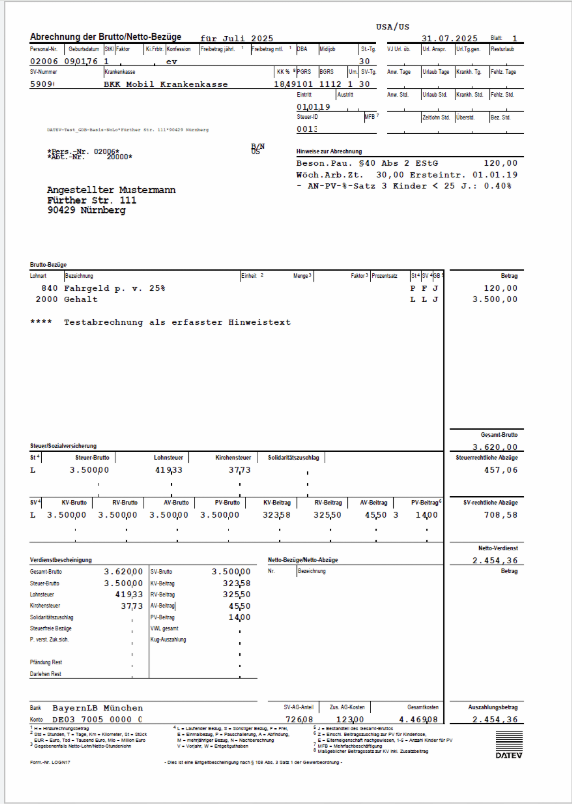
#> input picture assets/referenz-datev-mustermann.png, 572 x 807 px, found by its file name
$ python generate-blank-datev.py
#> lines starting #> are read from the running program, lines starting #| are printed output that depends on the picture
#!/usr/bin/env python3
"""
Leeres DATEV LOHN17 ohne Geistertexte.
Labels/Gitter bleiben soweit möglich; alle Beispieldaten weg.
"""
from PIL import Image, ImageDraw, ImageFilter, ImageEnhance

W_MM, H_MM = 210, 297
SRC = "assets/referenz-datev-mustermann.png"
OUT = "assets/datev-lohn17-blank.png"
SCALE = 3

CLEAR = [
    # Kopf rechts
    (168, 3.5, 40, 13),
    # Monat im Titel
    (48, 13.5, 80, 7),
    # Stammdaten-Werte Zeile 1+2 (Labels oben bleiben meist)
    (8, 21.8, 200, 6.2),
    (8, 30.8, 200, 6.2),
    # Url / Tage / Std
    (112, 21.8, 96, 24),
    # Absender + MA + Eintritt/Steuer-ID
    (8, 42, 105, 36),
    # Hinweise inkl. Wöch.Arb / Pau
    (110, 42, 96, 40),
    # Brutto-Zeilen + Testabrechnung-Hinweis (Header bleibt ~84–88)
    (8, 87, 200, 32),
    # Summen rechts Brutto/Steuer/SV/Netto
    (185, 114, 22, 40),
    # Steuer/SV Wertzellen
    (48, 122, 155, 26),
    # Verdienstbescheinigung komplett (Labels werden als Overlay neu gesetzt)
    (8, 149, 200, 94),
    # Fuß Bank / AG / Auszahlung
    (8, 242, 200, 30),
]


def box(w, h, left, top, width, height, pad=0.35):
    return (
        max(0, int((left - pad) / W_MM * w)),
        max(0, int((top - pad) / H_MM * h)),
        min(w, int((left + width + pad) / W_MM * w)),
        min(h, int((top + height + pad) / H_MM * h)),
    )


def restore_lines(draw, w, h):
    ink = (40, 40, 40)

    def hl(y, x1=8, x2=202, width=1):
        draw.line(
            [(int(x1 / W_MM * w), int(y / H_MM * h)), (int(x2 / W_MM * w), int(y / H_MM * h))],
            fill=ink,
            width=width,
        )

    def vl(x, y1, y2, width=1):
        draw.line(
            [(int(x / W_MM * w), int(y1 / H_MM * h)), (int(x / W_MM * w), int(y2 / H_MM * h))],
            fill=ink,
            width=width,
        )

    # Brutto
    hl(88, width=1)
    hl(118, width=2)
    vl(190, 88, 150, 1)
    # Steuer/SV
    hl(124, width=1)
    hl(134, width=1)
    hl(149, width=1)
    # Verdienst grob
    hl(152, width=1)
    hl(244, width=1)
    # Auszahlung
    hl(268, width=2)


def main():
    base = Image.open(SRC).convert("RGB")
    im = base.resize((base.size[0] * SCALE, base.size[1] * SCALE), Image.Resampling.LANCZOS)
    w, h = im.size
#> w = 1716; h = 2421
    draw = ImageDraw.Draw(im)
    for r in CLEAR:
        draw.rectangle(box(w, h, *r), fill=(255, 255, 255))
    restore_lines(draw, w, h)
    im = ImageEnhance.Contrast(im).enhance(1.05)
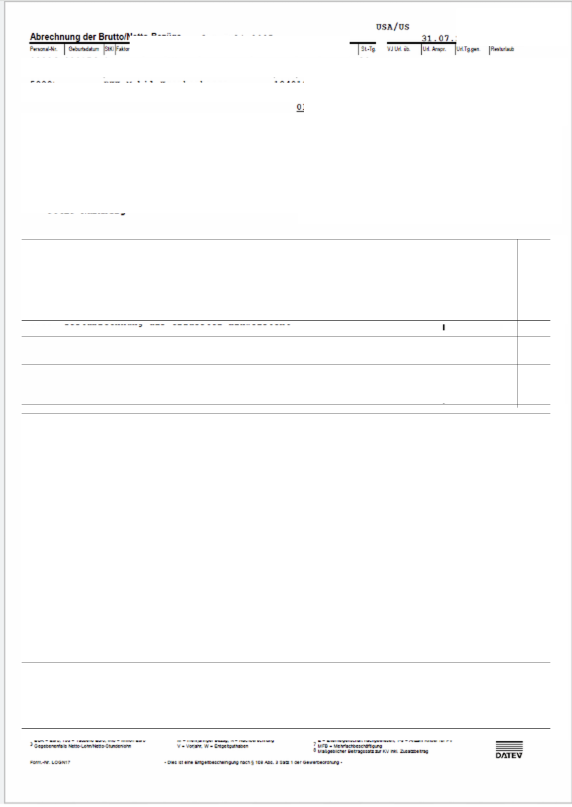
#> im: PIL image 1716x2421 RGB (shown at 1/3 size); mean R, G, B 252, 251.9, 252
    im = im.filter(ImageFilter.SHARPEN)
    im.save(OUT, optimize=True)
    print(f"Written {OUT} ({w}x{h})")
#| Written assets/datev-lohn17-blank.png (1716x2421)


if __name__ == "__main__":
    main()

$ run again, with assets/referenz-agenda-lohnabrechnung.png copied over assets/referenz-datev-mustermann.png
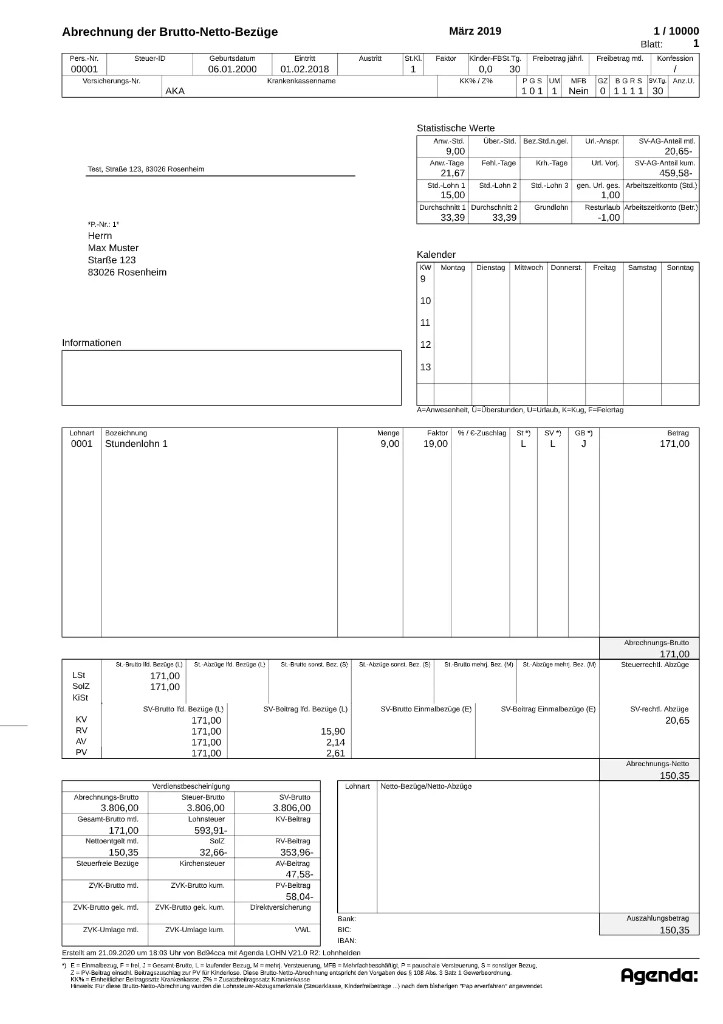
#> input picture assets/referenz-agenda-lohnabrechnung.png, 723 x 1024 px, found by its file name
#> in main, base is the input picture: PIL image 723x1024 RGB; min 0, max 255, mean 246.1
#> in main, `im = ImageEnhance.Contrast(im).enhance(1.05)`:
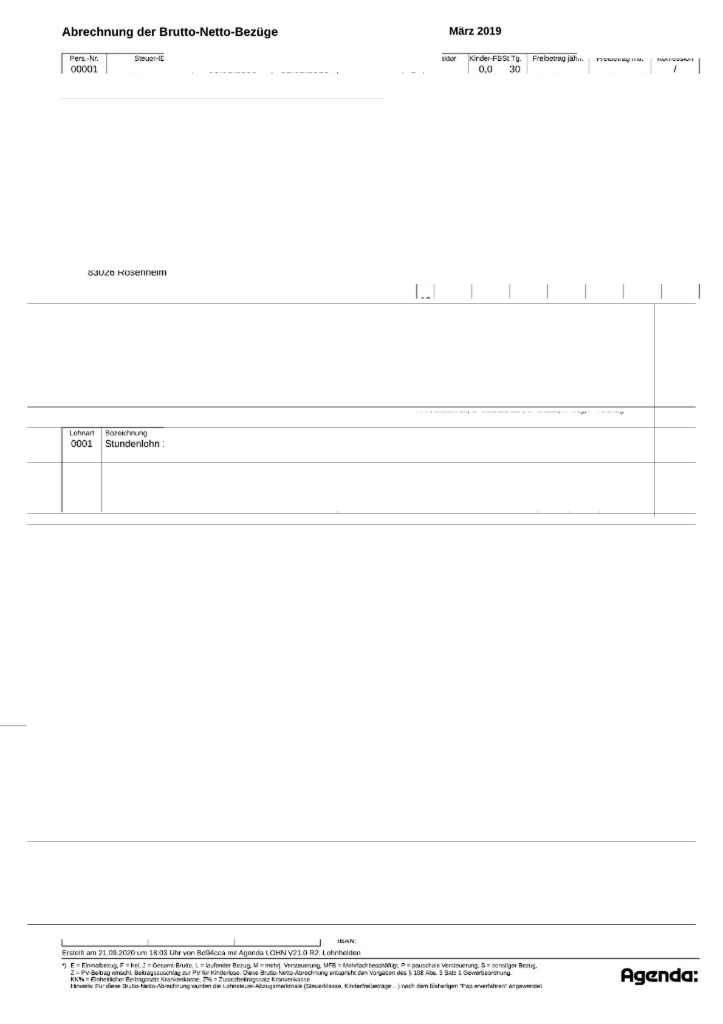
#> im: PIL image 2169x3072 RGB (shown at 1/3 size); min 0, max 255, mean 251.9
#| Written assets/datev-lohn17-blank.png (2169x3072)
